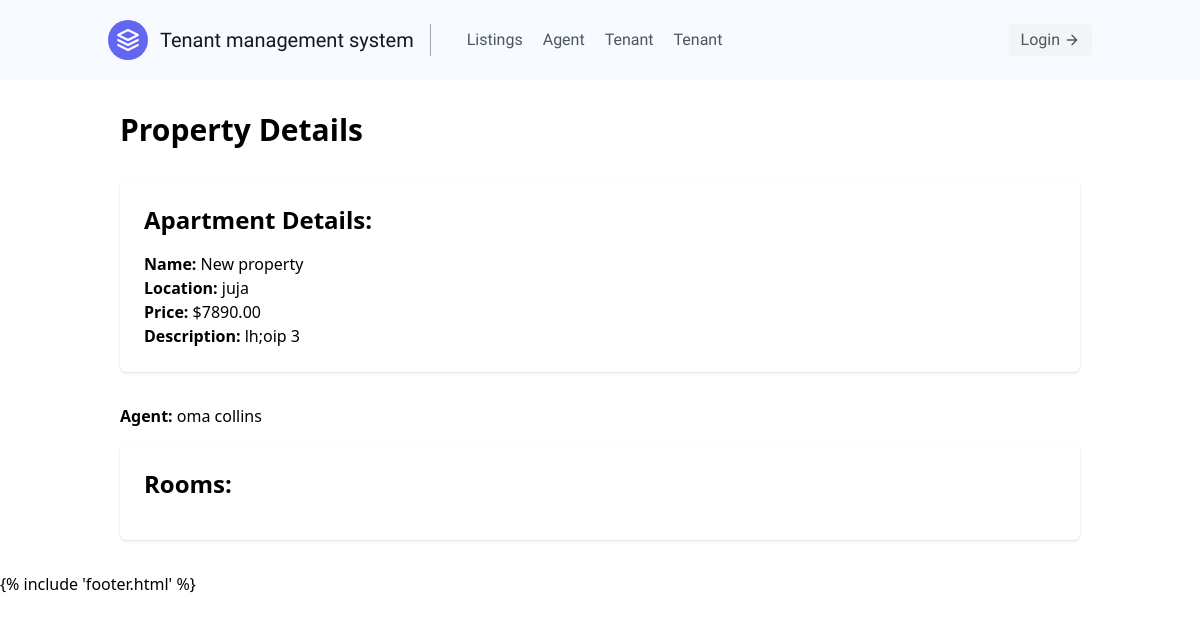
The page /agent_home/property/3/ on the database as committed earlier.
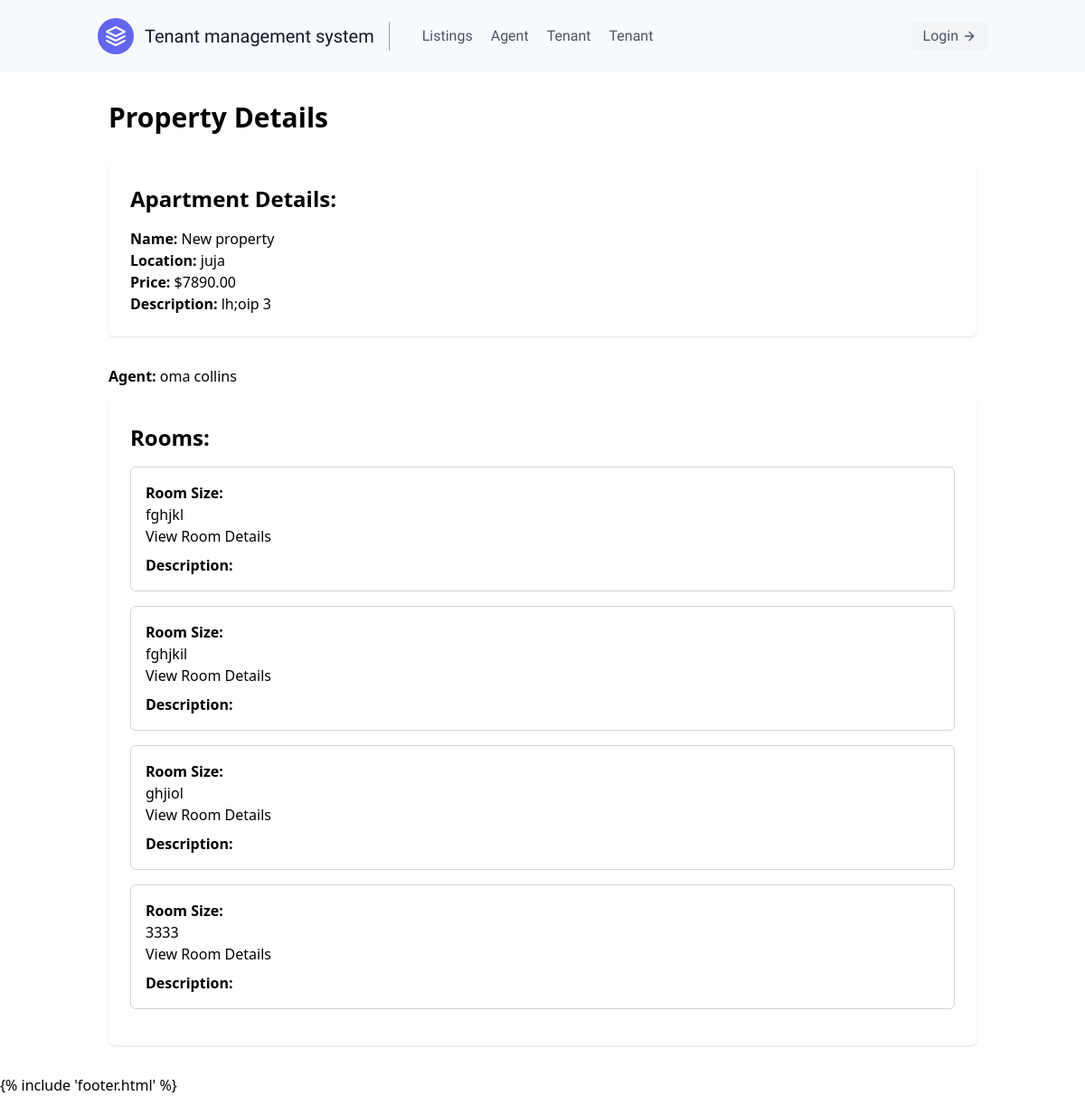
The same page on the database as committed later.
### users/models.py (models this page shows, shortened)
class Property(models.Model):
    name = models.CharField(max_length=50)
    location = models.CharField(max_length=50)
    image = models.ImageField(default='default.jpg', blank=True, null=True)
    price = models.DecimalField(max_digits=10, decimal_places=2)
    description = models.TextField()
    agent = models.ForeignKey(Agent, on_delete=models.CASCADE)

class Agent(models.Model):
    user = models.OneToOneField(User, on_delete=models.CASCADE, primary_key=True)
    first_name = models.CharField(max_length=50)
    last_name = models.CharField(max_length=50)
    id_number = models.CharField(max_length=50)
    created_at = models.DateTimeField(auto_now_add=True)
    def __str__(self):
        return self.first_name + " " + self.last_name

class Room(models.Model):
    name = models.CharField(max_length=50)
    property = models.ForeignKey(Property, on_delete=models.CASCADE)

### users/views.py (the view)
# urls.py: path('agent_home/property/<int:id>/', views.property_details, name='property_details'),
def property_details(request, id):
    apartment = Property.objects.get(id=id)
    rooms = Room.objects.filter(property=apartment)
    context = {
        'apartment': apartment,
        'rooms': rooms,
        'property_id': id,
    }
    if request.method == 'POST':
        form = RoomForm(request.POST)
        if form.is_valid():
            room = form.save(commit=False)
            room.property = apartment
            room.save()
            return redirect('property_details', id=id)
    else:
        form = RoomForm()
    context['form'] = form
    return render(request, 'users/property_details.html', context)

### users/templates/users/property_details.html (shortened to what this page needs)
{% extends 'main.html' %} {% block content %}
<div class="container mx-auto p-8">
  <h1 class="text-3xl font-bold mb-8">Property Details</h1>
  <div class="bg-white rounded-md shadow p-6 mb-8">
    <h2 class="text-2xl font-bold mb-4">Apartment Details:</h2>
    <p><span class="font-semibold">Name:</span> {{ apartment.name }}</p>
    <p><span class="font-semibold">Location:</span> {{ apartment.location }}</p>
    <p><span class="font-semibold">Price:</span> ${{ apartment.price }}</p>
    <p>
      <span class="font-semibold">Description:</span> {{ apartment.description}}
      <span> {{apartment.id}} </span>
    </p>
  </div>
  <p class="mb-4">
    <span class="font-semibold">Agent:</span> {{ apartment.agent}}
  </p>
  <div class="bg-white rounded-md shadow p-6">
    <h2 class="text-2xl font-bold mb-4">Rooms:</h2>
    {% for room in rooms %}
    <div class="border border-gray-300 rounded-md p-4 mb-4">
      <p class="font-semibold">Room Size:</p>
      <p>{{ room.name }}</p>
      <a href="{% url 'room_details' room.id %}">View Room Details</a>
      <p class="font-semibold mt-2">Description:</p>
    </div>
    {% endfor %}
  </div>
</div>
{% endblock %}

### templates/main.html (shortened to what this page needs)
<!DOCTYPE html>
{% load static %}
<html lang="en">
  <head>
    <script src="https://cdn.tailwindcss.com"></script>
    <link rel="stylesheet" href="{% static 'css/main.css' %}" />
  </head>
  <body>
    {% include 'navbar.html' %} {% block content %} {% endblock %} {% include
    'footer.html' %}
  </body>
</html>

### templates/navbar.html (shortened to what this page needs)
<header
  class="text-gray-600 body-font bg-[#f7faff]"
  style="font-family: 'Plus Jakarta Sans', sans-serif"
>
  <div
    class="container mx-auto flex flex-wrap p-5 flex-col md:flex-row items-center"
  >
    <a
      class="flex title-font font-medium items-center text-gray-900 mb-4 md:mb-0"
    >
      <svg
        xmlns="http://www.w3.org/2000/svg"
        fill="none"
        stroke="currentColor"
        stroke-linecap="round"
        stroke-linejoin="round"
        stroke-width="2"
        class="w-10 h-10 text-white p-2 bg-indigo-500 rounded-full"
        viewBox="0 0 24 24"
      >
        <path
          d="M12 2L2 7l10 5 10-5-10-5zM2 17l10 5 10-5M2 12l10 5 10-5"
        ></path>
      </svg>
      <span class="ml-3 text-xl">Tenant management system</span>
    </a>
    <nav
      class="md:mr-auto md:ml-4 md:py-1 md:pl-4 md:border-l md:border-gray-400 flex flex-wrap items-center text-base justify-center"
    >
      <a class="mr-5" href="{% url 'landing_page' %}">Listings</a>
      <a
        class="mr-5 hover:text-gray-900"
        href="{% if user.is_authenticated and user.is_agent %}{% url 'agent_home' %}{% else %}{% url 'agent_signup' %}{% endif %}"
        >Agent</a
      >
      <a class="mr-5 hover:text-gray-900" href="{% if user.is_authenticated and user.is_tenant %}{% url 'tenant_home' %}{% else %}{% url 'tenant_signup' %}{% endif %}">Tenant</a>
        Tenant</a
    </nav>
    {% if user.is_authenticated %}
    <button
      class="inline-flex items-center bg-gray-100 border-0 py-1 px-3 focus:outline-none hover:bg-gray-200 rounded text-base mt-4 md:mt-0"
      url="{% url 'logout' %}"
    >
    Logout
      <svg
        fill="none"
        stroke="currentColor"
        stroke-linecap="round"
        stroke-linejoin="round"
        stroke-width="2"
        class="w-4 h-4 ml-1"
        viewBox="0 0 24 24"
      >
        <path d="M5 12h14M12 5l7 7-7 7"></path>
      </svg>
    </button>
    {% else %}
    <button
      class="inline-flex items-center bg-gray-100 border-0 py-1 px-3 focus:outline-none hover:bg-gray-200 rounded text-base mt-4 md:mt-0"
    >
      Login
      <svg
        fill="none"
        stroke="currentColor"
        stroke-linecap="round"
        stroke-linejoin="round"
        stroke-width="2"
        class="w-4 h-4 ml-1"
        viewBox="0 0 24 24"
      >
        <path d="M5 12h14M12 5l7 7-7 7"></path>
      </svg>
    </button>
    {% endif %}
  </div>
</header>

Rows that differ between the two databases and show on the page:
added Room: name "fghjkl"
added Room: name "fghjkil"
added Room: name "ghjiol"
added Room: name "3333"
